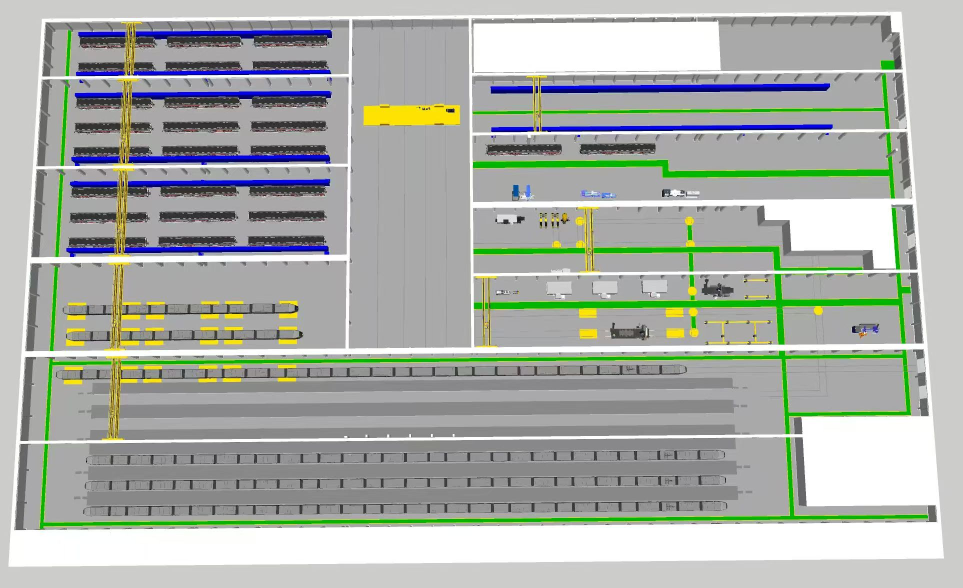
#> input picture 1.jpg, 1926 x 1176 px (shown at 1/2 size); its folder holds 4 pictures in this run
$ python deep_analyze_images.py
#> lines starting #> are read from the running program, lines starting #| are printed output that depends on the picture
"""
深度分析四张工厂图片：
1. 检测边缘和轮廓
2. 分析颜色分区
3. 提取可能的文字区域
4. 识别布局模式
"""
from PIL import Image, ImageDraw, ImageFont, ImageFilter
import os
import json
from collections import Counter
import math

BASE = os.path.dirname(os.path.abspath(__file__))

def get_color_name(r, g, b):
    if r > 200 and g > 200 and b > 200:
        return "白色/浅灰"
    elif r < 50 and g < 50 and b < 50:
        return "黑色"
    elif r > 150 and g < 100 and b < 100:
        return "红色"
    elif r < 100 and g > 150 and b < 100:
        return "绿色"
    elif r < 100 and g < 100 and b > 150:
        return "蓝色"
    elif r > 150 and g > 150 and b < 100:
        return "黄色"
    elif 100 < r < 200 and 100 < g < 200 and 100 < b < 200:
        return "灰色"
    else:
        return "其他"

def analyze_grid(img, grid_size=10):
    w, h = img.size
    cell_w = w // grid_size
    cell_h = h // grid_size

    grid = []
    for gy in range(grid_size):
        row = []
        for gx in range(grid_size):
            x1 = gx * cell_w
            y1 = gy * cell_h
            x2 = min((gx + 1) * cell_w, w)
            y2 = min((gy + 1) * cell_h, h)

            region = img.crop((x1, y1, x2, y2))
            pixels = list(region.convert("RGB").getdata())

            r_avg = sum(p[0] for p in pixels) // len(pixels)
            g_avg = sum(p[1] for p in pixels) // len(pixels)
            b_avg = sum(p[2] for p in pixels) // len(pixels)

            color_name = get_color_name(r_avg, g_avg, b_avg)
            brightness = (r_avg + g_avg + b_avg) // 3

            row.append({
                "color": color_name,
                "brightness": brightness,
                "rgb": (r_avg, g_avg, b_avg)
            })
        grid.append(row)

    return grid

def detect_regions(img, threshold=50):
    """检测不同颜色的区域"""
    w, h = img.size
    pixels = list(img.convert("RGB").getdata())

    regions = {
        "green": 0,
        "red": 0,
        "blue": 0,
        "yellow": 0,
        "dark": 0,
        "light": 0,
        "gray": 0,
    }

    for p in pixels:
        r, g, b = p
        if g > r * 1.3 and g > b * 1.3 and g > 100:
            regions["green"] += 1
        elif r > 150 and g < 100 and b < 100:
            regions["red"] += 1
        elif b > 150 and r < 100 and g < 100:
            regions["blue"] += 1
        elif r > 150 and g > 150 and b < 100:
            regions["yellow"] += 1
        elif max(r, g, b) < 80:
            regions["dark"] += 1
        elif min(r, g, b) > 200:
            regions["light"] += 1
        else:
            regions["gray"] += 1

    total = len(pixels)
    return {k: round(v / total * 100, 1) for k, v in regions.items()}

def create_visual_summary(img, img_num, grid):
    """创建可视化网格摘要"""
    w, h = img.size
    summary = Image.new("RGB", (w, h), (255, 255, 255))
    draw = ImageDraw.Draw(summary)

    cell_w = w // len(grid[0])
    cell_h = h // len(grid)

    color_map = {
        "白色/浅灰": (220, 220, 220),
        "黑色": (30, 30, 30),
        "红色": (220, 60, 60),
        "绿色": (60, 180, 60),
        "蓝色": (60, 60, 220),
        "黄色": (220, 220, 60),
        "灰色": (150, 150, 150),
        "其他": (180, 180, 180),
    }

    for gy, row in enumerate(grid):
        for gx, cell in enumerate(row):
            x1 = gx * cell_w
            y1 = gy * cell_h
            x2 = (gx + 1) * cell_w
            y2 = (gy + 1) * cell_h

            color = color_map.get(cell["color"], (180, 180, 180))
            draw.rectangle([x1, y1, x2, y2], fill=color, outline=(100, 100, 100))

    summary.save(os.path.join(BASE, f"{img_num}_grid.png"))
    return summary

print("=== 深度分析四张工厂图片 ===\n")

all_results = {}

for i in range(1, 5):
    path = os.path.join(BASE, f"{i}.jpg")
    img = Image.open(path)
#> img is the input picture: PIL image 1926x1176 RGB; mean R, G, B 169.5, 175, 168.4
    w, h = img.size
#> w = 1926; h = 1176

    print(f"\n{'='*50}")
    print(f"图片 {i}.jpg ({w}x{h})")
#| 图片 1.jpg (1926x1176)
    print(f"{'='*50}")

    grid = analyze_grid(img, grid_size=8)
#> after the loop in analyze_grid, `for gy in range(grid_size):`: grid = 8 items
#> grid = 8 items

    print("\n颜色网格分布 (8x8):")
    for gy, row in enumerate(grid):
        row_str = " | ".join([f"{c['color'][:4]:4s}" for c in row])
        print(f"  行{gy}: {row_str}")
#> this loop made 8 passes
#|   行0: 灰色   | 灰色   | 灰色   | 灰色   | 白色/浅 | 白色/浅 | 灰色   | 灰色
#|   行1: 灰色   | 灰色   | 灰色   | 灰色   | 灰色   | 灰色   | 灰色   | 灰色
#|   行2: 灰色   | 灰色   | 灰色   | 灰色   | 灰色   | 灰色   | 灰色   | 灰色
#|   行3: 灰色   | 灰色   | 灰色   | 灰色   | 灰色   | 灰色   | 灰色   | 其他
#|   行4: 灰色   | 灰色   | 灰色   | 灰色   | 灰色   | 灰色   | 灰色   | 灰色
#|   行5: 灰色   | 灰色   | 灰色   | 灰色   | 灰色   | 灰色   | 灰色   | 其他
#|   行6: 灰色   | 灰色   | 灰色   | 灰色   | 灰色   | 灰色   | 灰色   | 白色/浅
#|   行7: 白色/浅 | 白色/浅 | 白色/浅 | 白色/浅 | 白色/浅 | 白色/浅 | 白色/浅 | 白色/浅

    regions = detect_regions(img)
#> in detect_regions, `pixels = list(img.convert("RGB").getdata())`: pixels = 2264976 items
#> after the loop in detect_regions, `for p in pixels:`: regions = {'green': 90654, 'red': 4, 'blue': 29712, 'yellow': 30453, 'dark': 69821, 'light': 664861, 'gray': 1379471}
#> in detect_regions, `total = len(pixels)`: total = 2264976
#> regions = {'green': 4, 'red': 0, 'blue': 1.3, 'yellow': 1.3, 'dark': 3.1, 'light': 29.4, 'gray': 60.9}
    print(f"\n颜色区域占比:")
    for color, pct in sorted(regions.items(), key=lambda x: -x[1]):
        bar = "█" * int(pct / 2)
        print(f"  {color:8s}: {pct:5.1f}% {bar}")
#> this loop made 7 passes
#> (color, pct, bar) on passes 1 to 7: ('gray', 60.9, '██████████████████████████████'), ('light', 29.4, '██████████████'), ('green', 4, '██'), ('dark', 3.1, '█'), ('blue', 1.3, ''), ('yellow', 1.3, ''), ('red', 0, '')
#|   gray    :  60.9% ██████████████████████████████
#|   light   :  29.4% ██████████████
#|   green   :   4.0% ██
#|   dark    :   3.1% █
#|   blue    :   1.3%
#|   yellow  :   1.3%
#|   red     :   0.0%

    create_visual_summary(img, i, grid)
#> in create_visual_summary, `summary = Image.new("RGB", (w, h), (255, 255, 255))`: summary: PIL image 1926x1176 RGB; every value is 255
#> in create_visual_summary, `cell_w = w // len(grid[0])`: cell_w = 240
#> in create_visual_summary, `cell_h = h // len(grid)`: cell_h = 147
#> the loop in create_visual_summary, `for gy, row in enumerate(grid):` made 8 passes
#> in create_visual_summary, `summary.save(os.path.join(BASE, f"{img_num}_grid.png"))`:
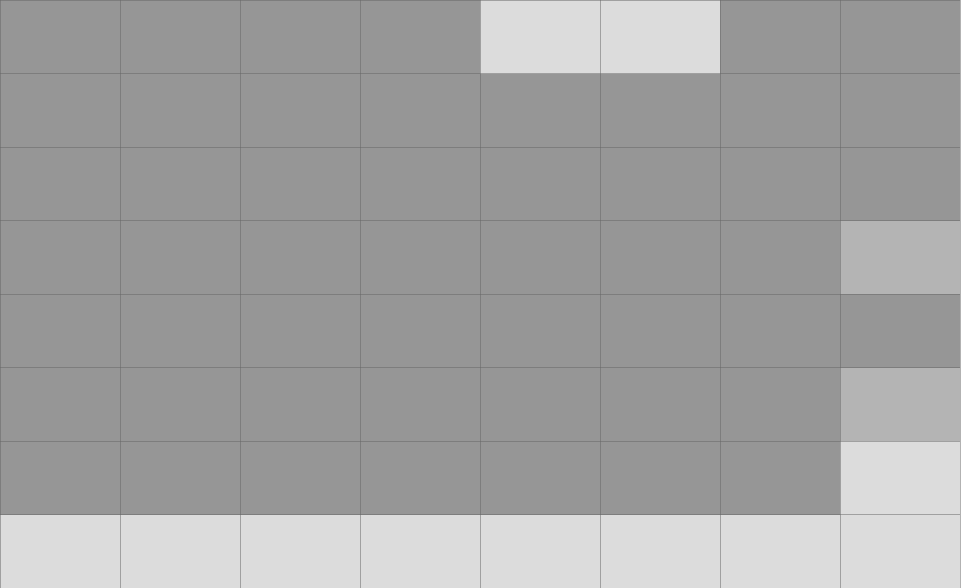
#> saved as 1_grid.png: PIL image 1926x1176 RGB (shown at 1/2 size); min 100, max 255, mean 162.5

    all_results[f"image_{i}"] = {
        "size": f"{w}x{h}",
        "regions": regions,
        "grid_colors": [[cell["color"] for cell in row] for row in grid],
    }
#> pass 2 of the loop `for i in range(1, 5):`:
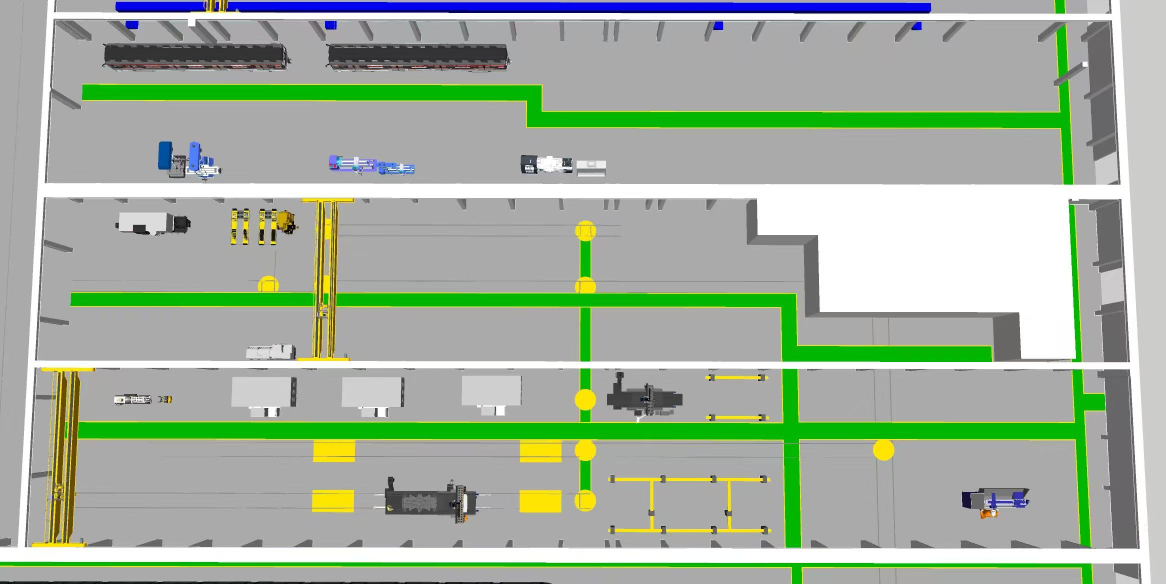
#> input picture 2.jpg, 2332 x 1168 px (shown at 1/2 size)
#> img is the input picture: PIL image 2332x1168 RGB; mean R, G, B 162.5, 177.1, 158.8
#| 图片 2.jpg (2332x1168)
#> the loop `for gy, row in enumerate(grid):` made 8 passes
#|   行0: 灰色   | 灰色   | 灰色   | 灰色   | 灰色   | 灰色   | 灰色   | 灰色
#|   行1: 灰色   | 灰色   | 灰色   | 灰色   | 灰色   | 灰色   | 灰色   | 灰色
#|   行2: 灰色   | 灰色   | 灰色   | 灰色   | 灰色   | 白色/浅 | 白色/浅 | 其他
#|   行3: 灰色   | 灰色   | 灰色   | 灰色   | 灰色   | 其他   | 白色/浅 | 其他
#|   行4: 灰色   | 灰色   | 灰色   | 灰色   | 灰色   | 灰色   | 灰色   | 其他
#> (further printed lines are left out)
#> the loop in detect_regions (call 2), `for p in pixels:` made 2723776 passes
#> (r, g, b) on passes 1 to 3: (170, 170, 170), (170, 170, 170), (170, 170, 170)
#> `regions = detect_regions(img)`: regions = {'green': 8.9, 'red': 0, 'blue': 1, 'yellow': 2.1, 'dark': 1.8, 'light': 17.4, 'gray': 68.7}
#> the loop `for color, pct in sorted(regions.items(), key=lambda x: -x[1]):` made 7 passes
#> (color, pct, bar) on passes 1 to 7: ('gray', 68.7, '██████████████████████████████████'), ('light', 17.4, '████████'), ('green', 8.9, '████'), ('yellow', 2.1, '█'), ('dark', 1.8, ''), ('blue', 1, ''), ('red', 0, '')
#> (printed output is left out)
#> summary: PIL image 2332x1168 RGB; every value is 255
#> in create_visual_summary (call 2), `cell_w = w // len(grid[0])`: cell_w = 291
#> in create_visual_summary (call 2), `cell_h = h // len(grid)`: cell_h = 146
#> the loop in create_visual_summary (call 2), `for gy, row in enumerate(grid):` made 8 passes
#> in create_visual_summary (call 2), `summary.save(os.path.join(BASE, f"{img_num}_grid.png"))`:
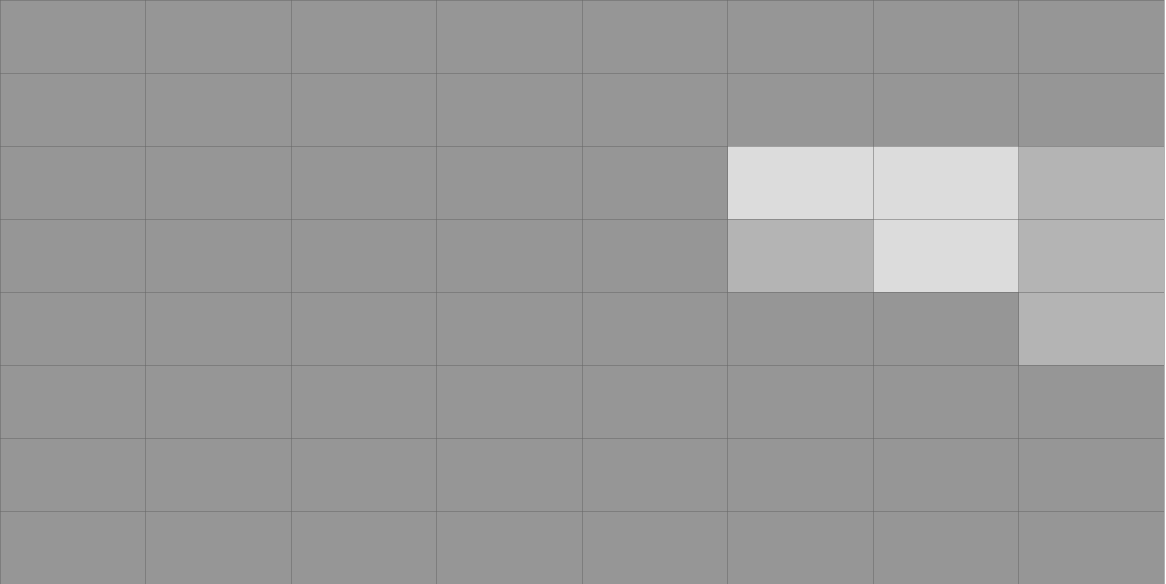
#> saved as 2_grid.png: PIL image 2332x1168 RGB (shown at 1/2 size); min 100, max 255, mean 154.7
#> pass 3 of the loop `for i in range(1, 5):`:
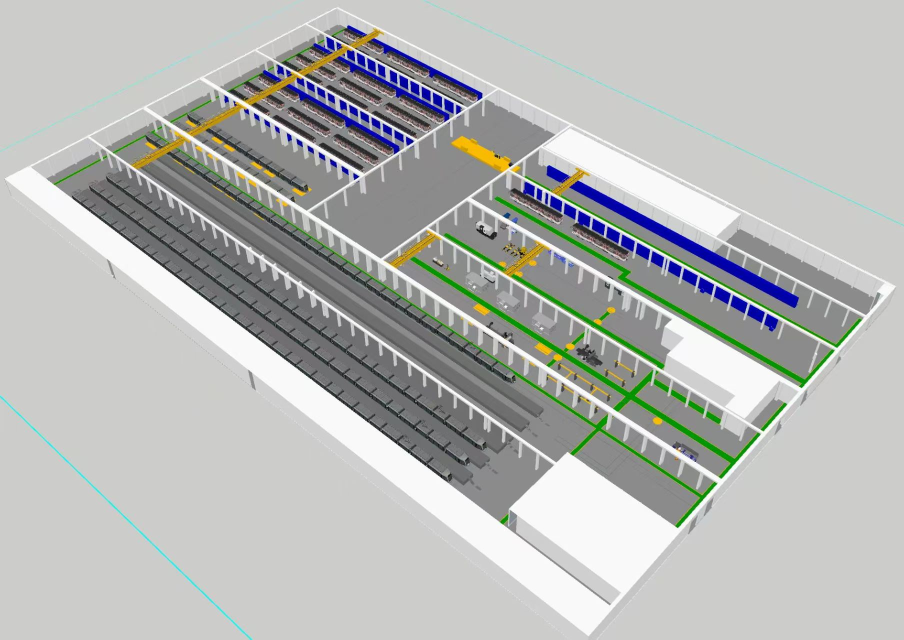
#> input picture 3.jpg, 1807 x 1279 px (shown at 1/2 size)
#> img is the input picture: PIL image 1807x1279 RGB; mean R, G, B 180.8, 182.9, 180.7
#| 图片 3.jpg (1807x1279)
#> the loop `for color, pct in sorted(regions.items(), key=lambda x: -x[1]):` made 7 passes
#> (color, pct) on passes 1 to 7: ('light', 64), ('gray', 30.4), ('dark', 2), ('green', 1.9), ('blue', 1.1), ('yellow', 0.6), ('red', 0)
#> (printed output is left out)
#> summary: PIL image 1807x1279 RGB; every value is 255
#> the loop in create_visual_summary (call 3), `for gy, row in enumerate(grid):` made 8 passes
#> in create_visual_summary (call 3), `summary.save(os.path.join(BASE, f"{img_num}_grid.png"))`:
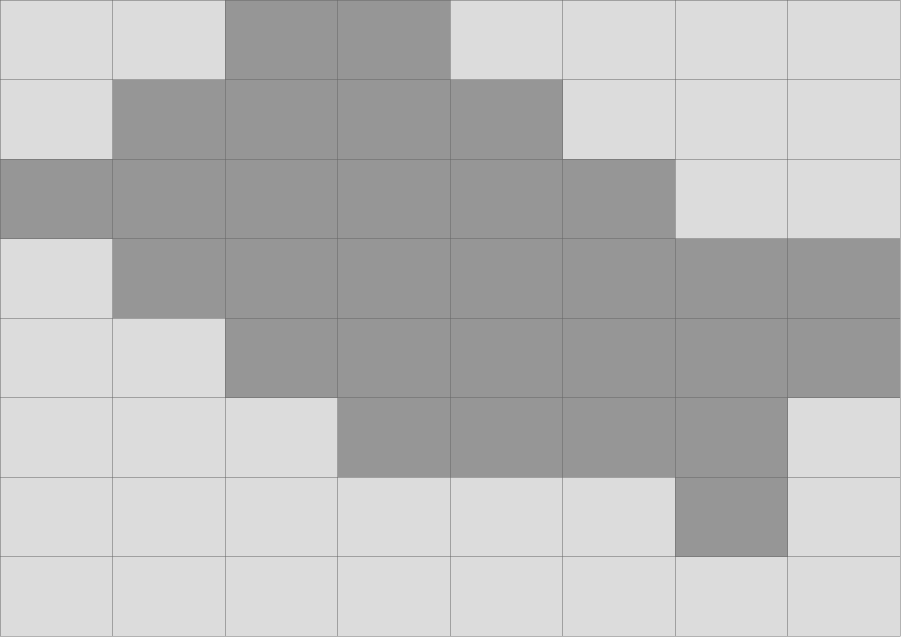
#> saved as 3_grid.png: PIL image 1807x1279 RGB (shown at 1/2 size); min 100, max 255, mean 186.7
#> the loop made 4 passes; the first 3 are shown

output_path = os.path.join(BASE, "image_analysis.json")
with open(output_path, "w", encoding="utf-8") as f:
    json.dump(all_results, f, ensure_ascii=False, indent=2)

print(f"\n\n分析结果已保存: {output_path}")
#| 分析结果已保存: image_analysis.json
print("可视化网格摘要已保存为 *_grid.png 文件")

print("\n\n=== 图片内容推断 ===")
print("基于颜色分析:")
for i in range(1, 5):
    r = all_results[f"image_{i}"]
    regions = r["regions"]
    dominant = max(regions.items(), key=lambda x: x[1])
    print(f"  图片{i}: 主色调={dominant[0]}({dominant[1]}%), 绿色={regions['green']}%, 灰色={regions['gray']}%")
#> this loop made 4 passes
#|   图片1: 主色调=gray(60.9%), 绿色=4.0%, 灰色=60.9%
#|   图片2: 主色调=gray(68.7%), 绿色=8.9%, 灰色=68.7%
#|   图片3: 主色调=light(64.0%), 绿色=1.9%, 灰色=30.4%
#|   图片4: 主色调=gray(70.6%), 绿色=9.0%, 灰色=70.6%
